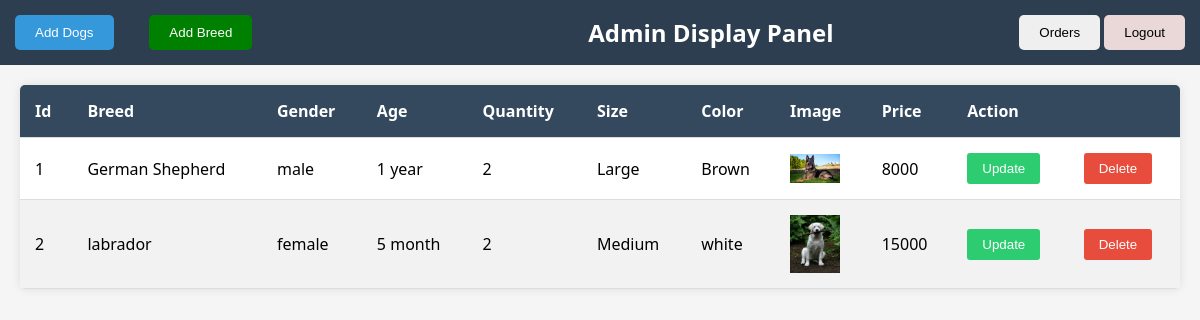
Screenshot of /admin/admin_display.php (signed in) with the database file from the repository.
### tables this page shows
CREATE TABLE `dogs` (
  `id` int(11) NOT NULL,
  `gender` enum('male','female') NOT NULL,
  `age` varchar(100) NOT NULL,
  `image` varchar(100) NOT NULL,
  `description` text NOT NULL,
  `price` bigint(100) NOT NULL,
  `breed_id` int(11) DEFAULT NULL,
  `color` varchar(100) DEFAULT NULL,
  `size` varchar(100) DEFAULT NULL,
  `quantity` int(20) NOT NULL
);

CREATE TABLE `breed` (
  `id` int(11) NOT NULL,
  `breed_name` varchar(100) NOT NULL
);

### admin/admin_display.php (the view, shortened to what this page needs)
<?php
require_once "../connection.php";
    $sql = "SELECT dogs.*, breed.breed_name, size ,color
        FROM dogs
        LEFT JOIN breed ON dogs.breed_id = breed.id ";
    $result = mysqli_query($conn, $sql);
?>
<!DOCTYPE html>
<html lang="en">
<head>
    <link rel="stylesheet" href="css/admin_display.css">
</head>
<body>
<header>
    <a href="admin_add.php"><button class="add">Add Dogs</button></a>
    <a href="admin_add_breed.php"><button class="add_breed">Add Breed</button></a>
    <h1>Admin Display Panel</h1>
    <div class="buttons">
    <a href="pending_orderr.php"><button class="order">Orders</button></a>
    <a href="admin_logout.php"><button class="logout">Logout</button></a>
    </div>
</header>
<div class="table-container">
    <table>
        <thead>
            <tr>
                <th>Id</th>
                <th>Breed</th>
                <th>Gender</th>
                <th>Age</th>
                <th>Quantity</th>
                <th>Size</th>
                <th>Color</th>
                <th>Image</th>
                <th>Price</th>
                <th colspan="2">Action</th>
            </tr>
        </thead>
        <tbody>
            <?php while ($row = mysqli_fetch_assoc($result)) {?>
                <tr>
                    <td><?= $row['id'] ?></td>
                    <td><?= $row['breed_name'] ?></td>
                    <td><?= $row['gender'] ?></td>
                    <td><?= $row['age'] ?></td>
                    <td><?= $row['quantity'] ?></td>
                    <td><?= $row['size'] ?></td>
                    <td><?= $row['color'] ?></td>
                    <td><img src="uploads/<?= $row['image'] ?>" width="50" alt="" class="src"></td>
                    <td><?= $row['price'] ?></td>
                    <td><a href="update.php?id=<?= $row['id'] ?>"><button class="update-btn">Update</button></a></td>
                    <td><a href="admin_delete.php?id=<?= $row['id'] ?>"><button class="delete-btn">Delete</button></a></td>
                </tr>
            <?php } ?>
        </tbody>
    </table>
</div>
</body>
</html>

### admin/css/admin_display.css (style rules this page uses)
body { font-family: 'Segoe UI', Tahoma, Geneva, Verdana, sans-serif; margin: 0; padding: 0; background-color: #f5f5f5; }
header { background-color: #2c3e50; color: #fff; padding: 15px; display: flex; align-items: center; justify-content: space-between; }
h1 { font-size: 24px; margin: 0; }
.buttons button { border: none; border-radius: 5px; padding:10px 20px; }
.buttons .logout { background-color: rgb(234, 216, 216); }
.add { background-color: #3498db; color: #fff; border: none; padding: 10px 20px; border-radius: 5px; cursor: pointer; transition: background-color 0.3s ease; }
.add_breed { position: relative; right: 150px; background-color: green; color: #fff; border: none; padding: 10px 20px; border-radius: 5px; cursor: pointer; transition: background-color 0.3s ease; }
.table-container { margin: 20px; background-color: #fff; border-radius: 5px; box-shadow: 0 0 10px rgba(0, 0, 0, 0.1); overflow: auto; }
table { width: 100%; border-collapse: collapse; }
th, td { padding: 15px; text-align: left; border-bottom: 1px solid #ddd; }
th { background-color: #34495e; color: #fff; }
tr:nth-child(even) { background-color: #f2f2f2; }
.update-btn, .delete-btn { padding: 8px 15px; border: none; border-radius: 3px; cursor: pointer; transition: background-color 0.3s ease; }
.update-btn { background-color: #2ecc71; color: #fff; }
.delete-btn { background-color: #e74c3c; color: #fff; }

### rows the page displays
dogs: id "1", breed.breed_name "German Shepherd", gender "male", age "1 year", quantity "2", size "Large", color "Brown", image (picture), price "8000"
dogs: id "2", breed.breed_name "labrador", gender "female", age "5 month", quantity "2", size "Medium", color "white", image (picture), price "15000"
